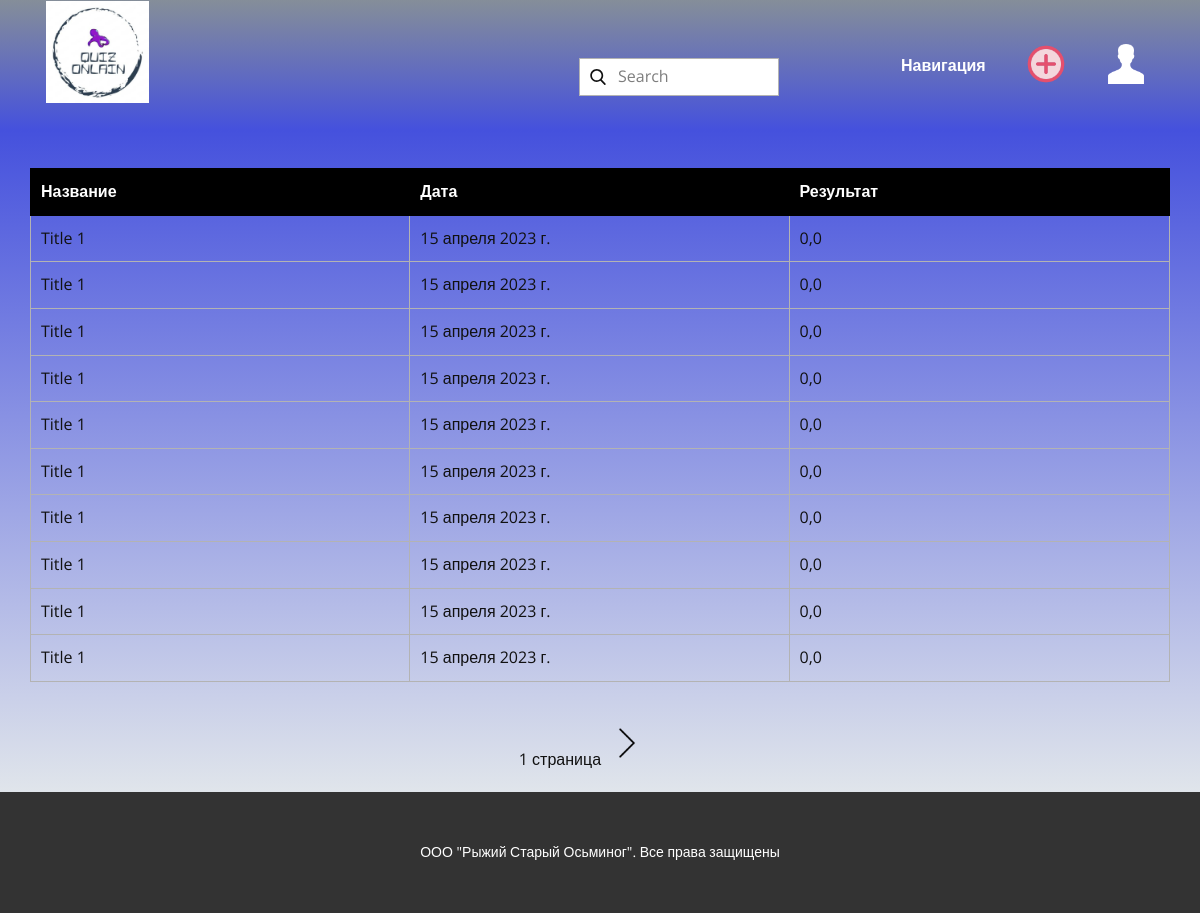
The app's page /history (signed in) with its own data.
### default/models.py (models this page shows)
class Quiz(models.Model):
    title = models.CharField(max_length=20)
    description = models.CharField(max_length=255)
    q_count = models.IntegerField()
    date_of_create = models.DateField(auto_now=True)
    user_id = models.ForeignKey(User, on_delete=models.RESTRICT)
    views = models.IntegerField()
    icon = models.ImageField()

class History(models.Model):
    user = models.ForeignKey(User, on_delete=models.CASCADE)
    quiz = models.ForeignKey(Quiz, on_delete=models.CASCADE)
    date = models.DateField(auto_now=True)
    result = models.FloatField()

### account/views.py (the view)
# urls.py: path('history', personal_history),
@login_required(login_url='/login/')
def personal_history(request):
    quizes = History.objects.filter(user=request.user.id)
    per_page = 10
    paginator = Paginator(quizes, per_page)
    page_number = request.GET.get('page', 1)
    page_obj = paginator.get_page(page_number)
    context = {
        'complited_quiz' : [
            {
                'title': page_obj[i].quiz.title,
                'date': page_obj[i].date,
                'result': page_obj[i].result,
                'count_page': int(paginator.num_pages),
                'page': int(page_number)
            } for i in range(len(page_obj))
        ]
    }
    return render(request, 'История.html', context=context)

### templates/История.html (shortened to what this page needs)
<!DOCTYPE html>
{% load static %}
<html style="font-size: 16px;" lang="ru">
<head>
    <link rel="stylesheet" href="{% static 'nicepage.css' %}" media="screen">
    <link rel="stylesheet" href="{% static 'History.css' %}" media="screen">
</head>
<body class="u-body u-xl-mode" data-lang="ru">
    <header class="u-clearfix u-gradient u-header u-header" id="sec-fe69">
        <div class="u-clearfix u-sheet u-valign-middle-xl u-sheet-1">
            <a href="/" class="u-image u-logo u-image-1" data-image-width="509" data-image-height="505">
                <img src="{% static 'images/image-1.png' %}" class="u-logo-image u-logo-image-1">
            </a>
            <nav class="u-menu u-menu-dropdown u-offcanvas u-menu-1" data-responsive-from="MD">
                <div class="u-custom-menu u-nav-container">
                    <ul class="u-nav u-spacing-20 u-unstyled u-nav-1">
                        <li class="u-nav-item">
                            <a class="u-button-style u-nav-link u-text-active-palette-1-light-3 u-text-body-alt-color u-text-hover-palette-5-light-1" data-lang-ru="{&quot;content&quot;:&quot;Главная&quot;,&quot;href&quot;:&quot;/&quot;}" rel="nofollow" style="padding: 10px 8px;">Навигация</a>
                        </li>
                        <li class="u-nav-item">
                            <a class="u-button-style u-nav-link u-text-active-palette-1-light-3 u-text-body-alt-color u-text-hover-palette-5-light-1" href="create" data-lang-ru="{&quot;content&quot;:&quot;Создание&quot;,&quot;href&quot;:&quot;create&quot;}" style="padding: 10px 8px;"><img src="{% static 'images/5932110.png' %}" style="width: 40px; height:40px"></a>
                        </li>
                        <li class="u-nav-item">
                            <a class="u-button-style u-nav-link u-text-active-palette-1-light-3 u-text-body-alt-color u-text-hover-palette-5-light-1" href="cabinet" data-lang-ru="{&quot;content&quot;:&quot;Кабинет&quot;,&quot;href&quot;:&quot;cabinet&quot;}" style="padding: 10px 8px;"><img src="{% static 'images/56745-bf48a6ba.png' %}" style="width: 40px; height:40px"></a>
                        </li>
                    </ul>
                </div>
            </nav>
            <form action="#" method="get" class="u-border-1 u-border-grey-30 u-search u-search-left u-white u-search-1">
                <button class="u-search-button" type="submit">
                    <span class="u-search-icon u-spacing-10">
                        <svg class="u-svg-link" preserveAspectRatio="xMidYMin slice" viewBox="0 0 56.966 56.966"><use xlink:href="#svg-8230"></use></svg>
                    </span>
                </button>
                <input class="u-search-input" type="search" name="search" value="" placeholder="Search" onclick="location.href = 'all_quiz'">
            </form>
        </div>
    </header>
    <section class="u-clearfix u-gradient u-section-1" id="sec-c321">
        <div class="u-clearfix u-sheet u-sheet-1">
            <div class="u-expanded-width u-table u-table-responsive u-table-1">
                <table class="u-table-entity">
                    <colgroup>
                        <col width="33.3%">
                        <col width="33.3%">
                        <col width="33.400000000000006%">
                    </colgroup>
                    <thead class="u-black u-table-header u-table-header-1">
                        <tr style="height: 21px;">
                            <th class="u-border-1 u-border-black u-table-cell">Название</th>
                            <th class="u-border-1 u-border-black u-table-cell">Дата</th>
                            <th class="u-border-1 u-border-black u-table-cell">Результат</th>
                        </tr>
                    </thead>
                    <tbody style="table-layout: fixed" class="u-table-body">
                        {% for quiz in complited_quiz %}
                        <tr style="height: auto">
                            <td style="word-wrap:break-word; max-width:250px" class="u-border-1 u-border-grey-30 u-table-cell">{{quiz.title}}</td>
                            <td style="word-wrap:break-word; max-width:250px" class="u-border-1 u-border-grey-30 u-table-cell">{{quiz.date}}</td>
                            <td style="word-wrap:break-word; max-width:250px" class="u-border-1 u-border-grey-30 u-table-cell">{{quiz.result}}</td>
                        </tr>
                        {% endfor %}
                    </tbody>
                </table>
            </div>
            <div class="u-align-center u-form-group u-form-submit" style="width: 100%; vertical-align:central;">
                <p style='display: inline-block; position:right; vertical-align:central;'>
                    {{complited_quiz.1.page}} страница
                    {% if complited_quiz.1.page != complited_quiz.1.count_page and complited_quiz.1.page > 0 %}
                    <a href="history?page={{complited_quiz.1.page  | add:1 }}">
                        <span class="u-file-icon u-icon u-icon-1" type="submit" style='display: inline-block;'><img src="{% static 'images/7893857.png' %}" alt=""></span>
                    </a>
                </p>
    {% endif %}
</div>
        </div>
    </section>
    <footer class="u-align-center u-clearfix u-footer u-grey-80 u-footer" id="sec-9c10">
        <div class="u-clearfix u-sheet u-valign-middle-xs u-sheet-1">
            <p class="u-small-text u-text u-text-variant u-text-1" data-lang-ru="Sample text. Click to select the text box. Click again or double click to start editing the text.">ООО "Рыжий Старый Осьминог". Все права защищены</p>
        </div>
    </footer>
</body>
</html>

### static/History.css (style rules this page uses)
.u-section-1 { background-image: linear-gradient(#4551dd, #e0e5eb); }
.u-section-1 .u-sheet-1 { min-height: 545px; }
.u-section-1 .u-table-1 { margin-top: 38px; margin-bottom: 0; }
.u-section-1 .u-table-header-1 { font-weight: 700; background-image: none; }
.u-section-1 .u-icon-1 { width: 44px; height: 44px; margin: 19px 32px 0 auto; padding: 0; }

### records on screen
Quiz: title "Title 1" "Title 1" "Title 1" "Title 1" "Title 1" "Title 1" "Title 1" "Title 1" "Title 1" "Title 1"
History: date "15 апреля 2023 г.", result "0,0"
History: date "15 апреля 2023 г.", result "0,0"
History: date "15 апреля 2023 г.", result "0,0"
History: date "15 апреля 2023 г.", result "0,0"
History: date "15 апреля 2023 г.", result "0,0"
History: date "15 апреля 2023 г.", result "0,0"
History: date "15 апреля 2023 г.", result "0,0"
History: date "15 апреля 2023 г.", result "0,0"
History: date "15 апреля 2023 г.", result "0,0"
History: date "15 апреля 2023 г.", result "0,0"

### other values on screen
{{ complited_quiz.1.page }} "1"
